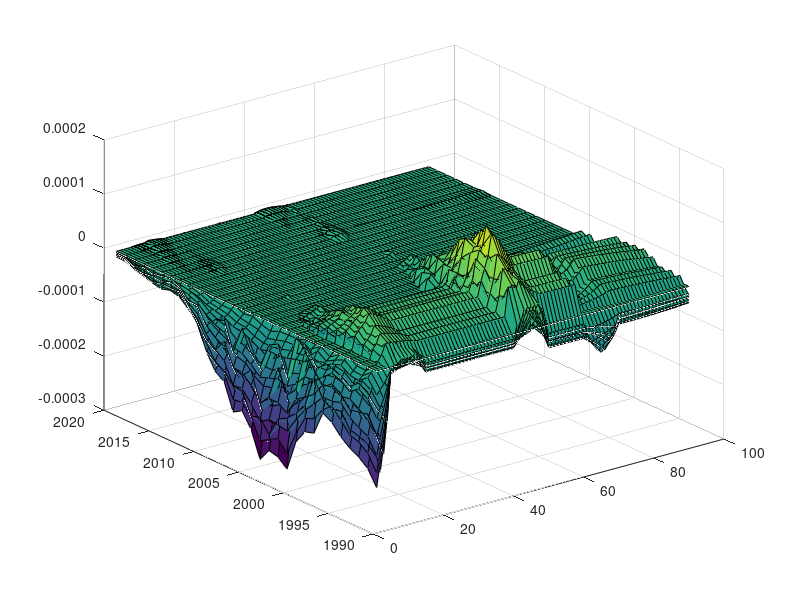

Source code (MATLAB):
v_1 = csvread('1V_1_cambodia.csv');
v_2 = csvread('2V_1_cambodia.csv');
v_3 = csvread('3V_1_cambodia.csv');
v_4 = csvread('4V_1_cambodia.csv');
v_5 = csvread('5V_1_cambodia.csv');
v_6 = csvread('6V_1_cambodia.csv');
v_7 = csvread('7V_1_cambodia.csv');
v_8 = csvread('8V_1_cambodia.csv');
v_9 = csvread('9V_1_cambodia.csv');
v_10 = csvread('10V_1_cambodia.csv');

v_0 = [zeros(90,30)];
v_1 = v_1(2:91,2:31);
v_2 = v_2(2:91,2:31);
v_3 = v_3(2:91,2:31);
v_4 = v_4(2:91,2:31);
v_5 = v_5(2:91,2:31);
v_6 = v_6(2:91,2:31);
v_7 = v_7(2:91,2:31);
v_8 = v_8(2:91,2:31);
v_9 = v_9(2:91,2:31);
v_10 = v_10(:,2:31);

X = 1 : 90;
T = 1990 : 1 : 2019;
[T, X] = meshgrid(T, X);


 surf(X, T, v_0)
 hold on
 pause
 surf(X, T, v_1)
 pause
 surf(X, T, v_2)
 pause
 surf(X, T, v_3)
 pause
 surf(X, T, v_4)
 pause
 surf(X, T, v_5)
 pause
 surf(X, T, v_6)
 pause
 surf(X, T, v_7)
 pause
 surf(X, T, v_8)
 pause
 surf(X, T, v_9)
 hold off
% pause
% surf(X, T, v_10)